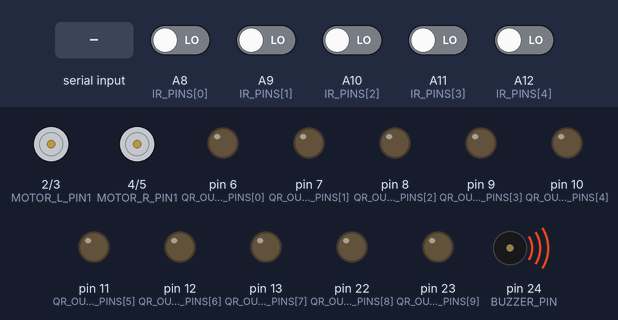
This program was run on a simulated Arduino Mega 2560, built with avr-gcc and run on an emulated ATmega2560. Shown: motor-driver pin pairs drawn as motors (green arrow = first pin HIGH = forward, orange = second pin HIGH = backward, longer = more drive), output pins drawn as LEDs (lit = HIGH), buzzer (waves = sounding, pin HIGH). The test bench sets the inputs (shaded band); at power-on: A8 (IR_PINS[0]), A9 (IR_PINS[1]), A10 (IR_PINS[2]), A11 (IR_PINS[3]), A12 (IR_PINS[4]) LOW. What the program prints to the serial monitor is not drawn.

Above: at 1.2 s.
1.3 s: "SAFE\n" received over Serial
At 2.5 s:
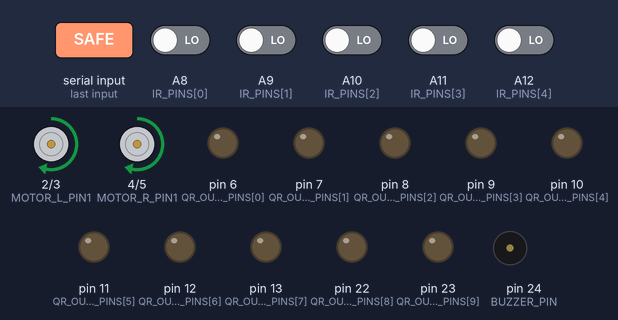
Timing chart, 0 to 4.8 s (numbered marks = the images above; inputs shaded):
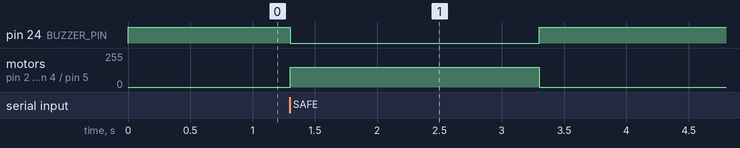

The program:

main.cpp
```cpp
#include <Arduino.h>

// ==========================================
// MOTOR PIN DEFINITIONS
// ==========================================

// Left Motor - BTS Driver
const int MOTOR_L_PIN1 = 2;   // Forward PWM
const int MOTOR_L_PIN2 = 3;   // Reverse PWM

// Right Motor - BTS Driver
const int MOTOR_R_PIN1 = 4;   // Forward PWM
const int MOTOR_R_PIN2 = 5;   // Reverse PWM

// ==========================================
// 5-CHANNEL IR SENSOR ARRAY
// ==========================================

// [0] Far Left
// [1] Left
// [2] Center
// [3] Right
// [4] Far Right
const int IR_PINS[5] = {A8, A9, A10, A11, A12};

// ==========================================
// BUZZER AND QR OUTPUT PINS
// ==========================================

const int BUZZER_PIN = 24;

// 10 available digital output pins that do not conflict with:
// - motors 2,3,4,5
// - IR sensors A8-A12
// - buzzer pin 24
// - serial pins 0,1
const int QR_OUTPUT_PINS[10] = {6, 7, 8, 9, 10, 11, 12, 13, 22, 23};

// QR output mapping:
// QR 1 -> pin 6
// QR 2 -> pin 7
// QR 3 -> pin 8
// QR 4 -> pin 9
// QR 5 -> pin 10
// QR 6 -> pin 11
// QR 7 -> pin 12
// QR 8 -> pin 13
// QR 9 -> pin 22
// QR 10 -> pin 23

// ==========================================
// SETTINGS
// ==========================================

// true  = black line on white surface
// false = white line on black surface
const bool BLACK_LINE = true;

// Motor speeds
const int FORWARD_SPEED = 150;
const int SLIGHT_SPEED = 120;
const int STRONG_SPEED = 180;

const unsigned long COMMAND_TIMEOUT_MS = 2000;
const bool DEBUG_IR_SENSORS = false;

// ==========================================
// GLOBAL STATE
// ==========================================

bool obstacleDetected = true;
bool qrOutputs[10] = {false};
String serialBuffer = "";
unsigned long lastSafetyHeartbeatMs = 0;
unsigned long lastIRDebugMs = 0;

// ==========================================
// MOTOR CONTROL
// ==========================================

void leftMotor(int speed)
{
    if (speed > 0)
    {
        analogWrite(MOTOR_L_PIN1, speed);
        analogWrite(MOTOR_L_PIN2, 0);
    }
    else if (speed < 0)
    {
        analogWrite(MOTOR_L_PIN1, 0);
        analogWrite(MOTOR_L_PIN2, -speed);
    }
    else
    {
        analogWrite(MOTOR_L_PIN1, 0);
        analogWrite(MOTOR_L_PIN2, 0);
    }
}

void rightMotor(int speed)
{
    if (speed > 0)
    {
        analogWrite(MOTOR_R_PIN1, speed);
        analogWrite(MOTOR_R_PIN2, 0);
    }
    else if (speed < 0)
    {
        analogWrite(MOTOR_R_PIN1, 0);
        analogWrite(MOTOR_R_PIN2, -speed);
    }
    else
    {
        analogWrite(MOTOR_R_PIN1, 0);
        analogWrite(MOTOR_R_PIN2, 0);
    }
}

void forward()
{
    leftMotor(FORWARD_SPEED);
    rightMotor(FORWARD_SPEED);
}

void slightRight()
{
    leftMotor(SLIGHT_SPEED);
    rightMotor(FORWARD_SPEED);
}

void strongRight()
{
    leftMotor(STRONG_SPEED);
    rightMotor(0);
}

void slightLeft()
{
    leftMotor(FORWARD_SPEED);
    rightMotor(SLIGHT_SPEED);
}

void strongLeft()
{
    leftMotor(0);
    rightMotor(STRONG_SPEED);
}

void stopMotors()
{
    leftMotor(0);
    rightMotor(0);
}

// ==========================================
// READ SENSOR
// ==========================================

bool sensorActive(int index)
{
    int value = digitalRead(IR_PINS[index]);

    if (BLACK_LINE)
    {
        return value == LOW;
    }
    else
    {
        return value == HIGH;
    }
}

void readIRSensors(bool &s0, bool &s1, bool &s2, bool &s3, bool &s4)
{
    s0 = sensorActive(0);
    s1 = sensorActive(1);
    s2 = sensorActive(2);
    s3 = sensorActive(3);
    s4 = sensorActive(4);
}

// ==========================================
// LINE FOLLOWING
// ==========================================

void lineFollowing()
{
    if (obstacleDetected)
    {
        stopMotors();
        return;
    }

    bool s0, s1, s2, s3, s4;
    readIRSensors(s0, s1, s2, s3, s4);

    if (DEBUG_IR_SENSORS && millis() - lastIRDebugMs >= 1000)
    {
        Serial.print(s0);
        Serial.print(s1);
        Serial.print(s2);
        Serial.print(s3);
        Serial.println(s4);
        lastIRDebugMs = millis();
    }

    // Existing logic preserved
    if (!s0 && !s1 && s2 && !s3 && !s4)
    {
        forward();
    }
    else if (!s0 && s1 && s2 && !s3 && !s4)
    {
        slightRight();
    }
    else if (s0 && s1 && !s2 && !s3 && !s4)
    {
        strongRight();
    }
    else if (!s0 && !s1 && s2 && s3 && !s4)
    {
        slightLeft();
    }
    else if (!s0 && !s1 && !s2 && s3 && s4)
    {
        strongLeft();
    }
    else if (s0 && s1 && s2 && !s3 && !s4)
    {
        strongRight();
    }
    else if (!s0 && s1 && s2 && s3 && s4)
    {
        strongLeft();
    }
    else if (s0 && s1 && s2 && s3 && !s4)
    {
        strongRight();
    }
    else if (!s0 && !s1 && !s2 && !s3 && !s4)
    {
        stopMotors();
    }
    else if (s0 && s1 && s2 && s3 && s4)
    {
        forward();
    }
    else
    {
        forward();
    }
}

// ==========================================
// BUZZER AND QR OUTPUT CONTROL
// ==========================================

void buzzerControl()
{
    unsigned long now = millis();
    bool timedOut = (now - lastSafetyHeartbeatMs) >= COMMAND_TIMEOUT_MS;
    if (timedOut)
    {
        obstacleDetected = true;
    }
    bool buzzerOn = obstacleDetected || timedOut;
    digitalWrite(BUZZER_PIN, buzzerOn ? HIGH : LOW);
}

void updateQROutputs()
{
    for (int i = 0; i < 10; i++)
    {
        digitalWrite(QR_OUTPUT_PINS[i], qrOutputs[i] ? HIGH : LOW);
    }
}

void resetQROutputs()
{
    for (int i = 0; i < 10; i++)
    {
        qrOutputs[i] = false;
    }
}

// ==========================================
// SERIAL COMMAND PARSING
// ==========================================

void processSerialCommands()
{
    while (Serial.available() > 0)
    {
        char incoming = Serial.read();

        if (incoming == '\n' || incoming == '\r')
        {
            String command = serialBuffer;
            serialBuffer = "";
            command.trim();

            if (command.length() == 0)
            {
                continue;
            }

            if (command == "STOP")
            {
                lastSafetyHeartbeatMs = millis();
                obstacleDetected = true;
            }
            else if (command == "SAFE")
            {
                lastSafetyHeartbeatMs = millis();
                obstacleDetected = false;
            }
            else if (command == "RESET_QR")
            {
                resetQROutputs();
            }
            else if (command.startsWith("QR:"))
            {
                int qrValue = command.substring(3).toInt();
                if (qrValue >= 1 && qrValue <= 10)
                {
                    resetQROutputs();
                    qrOutputs[qrValue - 1] = true;
                }
            }
        }
        else
        {
            serialBuffer += incoming;
        }
    }

    if ((millis() - lastSafetyHeartbeatMs) >= COMMAND_TIMEOUT_MS)
    {
        obstacleDetected = true;
        stopMotors();
    }
}

// ==========================================
// SETUP
// ==========================================

void setup()
{
    Serial.begin(115200);
    serialBuffer.reserve(32);

    for (int i = 0; i < 5; i++)
    {
        pinMode(IR_PINS[i], INPUT);
    }

    pinMode(MOTOR_L_PIN1, OUTPUT);
    pinMode(MOTOR_L_PIN2, OUTPUT);
    pinMode(MOTOR_R_PIN1, OUTPUT);
    pinMode(MOTOR_R_PIN2, OUTPUT);

    pinMode(BUZZER_PIN, OUTPUT);

    for (int i = 0; i < 10; i++)
    {
        pinMode(QR_OUTPUT_PINS[i], OUTPUT);
        digitalWrite(QR_OUTPUT_PINS[i], LOW);
    }

    stopMotors();
    digitalWrite(BUZZER_PIN, LOW);
    lastSafetyHeartbeatMs = millis();

    Serial.println("MediCart ready");
}

// ==========================================
// MAIN LOOP
// ==========================================

void loop()
{
    processSerialCommands();
    buzzerControl();

    if (obstacleDetected)
    {
        stopMotors();
    }
    else
    {
        lineFollowing();
    }

    updateQROutputs();
}
```

Measured:
- after the input at 1.3 s, pin 24 (BUZZER_PIN): HIGH → LOW at once, → HIGH 2.0 s later; motor on pin 2 (MOTOR_L_PIN1) / pin 3 (MOTOR_L_PIN2), motor on pin 4 (MOTOR_R_PIN1) / pin 5 (MOTOR_R_PIN2): stopped → forward 150/255 at once, → stopped 2.0 s later
